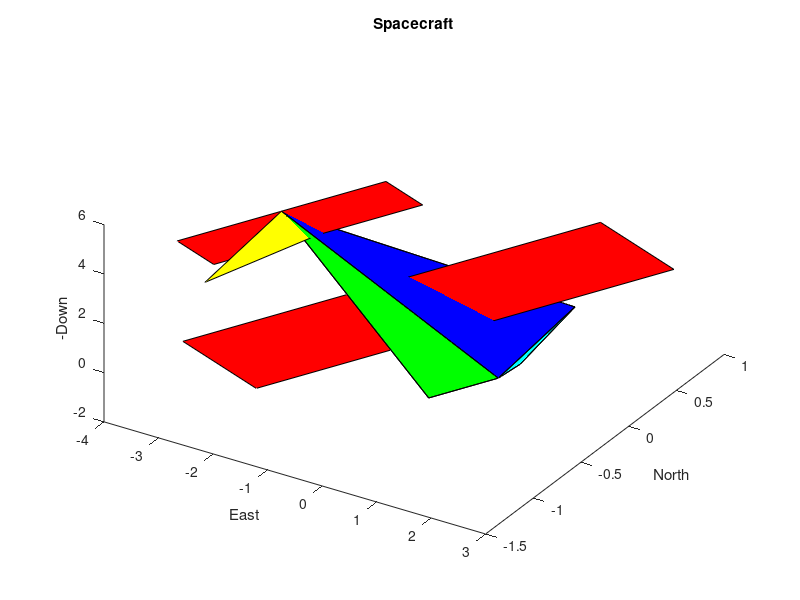

MATLAB code to generate this figure:
% clear;clc;close all
%% Put the code you developed last week about drawing an aircraft below
% parameters of the aircraft model
fuse_l1=1.5; % center of mass to tip of fuselage
fuse_l2=1; % center of mass to widest part of fuselage
fuse_l3=5; % center of mass to back of fuselage
fuse_h=1;
fuse_w=1;
wing_l=2; % length of wing along fuselage
wing_w=6; % wingspan
tail_h=1;
tailwing_l=1;
tailwing_w=3;

% Define the vertices (physical location of vertices)
  V = [fuse_l1 0 0; fuse_l2 fuse_w/2 -fuse_h/2; fuse_l2 -fuse_w/2 -fuse_h/2; fuse_l2 -fuse_w/2 fuse_h/2; fuse_l2 fuse_w/2 fuse_h/2; -fuse_l3 0 0; 0 wing_w/2 0; -wing_l wing_w/2 0; -wing_l -wing_w/2 0; 0 -wing_w/2 0; -fuse_l3+tailwing_l tailwing_w/2 0; -fuse_l3 tailwing_w/2 0; -fuse_l3 -tailwing_w/2 0; -fuse_l3+tailwing_l -tailwing_w/2 0; -fuse_l3+tailwing_l 0 0; -fuse_l3 0 -tail_h]; % 16 vertices totally
% define surfaces as a list of numbered vertices
  F = [1 2 3 3;1 5 4 4;1 2 5 5; 1 3 4 4;2 3 6 6; 4 5 6 6; 3 4 6 6;2 5 6 6;7 8 9 10; 11 12 13 14;6 15 16 16];
% define colors for each face    
  myred = [1, 0, 0];
  mygreen = [0, 1, 0];
  myblue = [0, 0, 1];
  myyellow = [1, 1, 0];
  mycyan = [0, 1, 1];

  colors = [...
    mygreen;...  % front top
    mycyan;...  % front left
    myblue;...  % front bottom
    mycyan;...  % front right 
    mygreen;...  % main top 
    mycyan;...  % main left
    myblue;...  % main bottom 
    mycyan;...  % main right
    myred;...  % wings
    myred;...  % tailwing
    myyellow;...  % tailfin
    ];
% transform vertices from NED to XYZ (for matlab rendering)
R = [0, 1, 0;...
      1, 0, 0;...
      0, 0, -1];
V1 = V*R;
handle = patch('Vertices', V1, 'Faces', F,'FaceVertexCData',colors,'FaceColor','flat');
title('Spacecraft')
xlabel('East')
ylabel('North')
zlabel('-Down')
view(32,47)
hold on
%% Machine-user interface to ask for the angles of phi, theta and psi
prompt = 'Set your desired value of phi: ';
phi = input(prompt);
prompt = 'Set your desired value of theta: ';
theta = input(prompt);
prompt = 'Set your desired value of psi: ';
psi = input(prompt);
%% rotation matrix
% Implement the three rotation matrices 
R_roll = [1 0 0;0 cos(phi) sin(phi);0 -sin(phi) cos(phi)];
R_pitch = [cos(theta) 0 -sin(theta);0 1 0;sin(theta) 0 cos(theta)];
R_yaw = [cos(psi) sin(psi) 0;-sin(psi) cos(psi) 0;0 0 1];
V = (R_roll* R_pitch*R_yaw * V')';
%% transform vertices from NED to XYZ (for matlab rendering)
R = [...
      0, 1, 0;...
      1, 0, 0;...
      0, 0, -1;...
      ];
V = V*R;
%% redraw 
set(handle,'Vertices',V,'Faces',F);